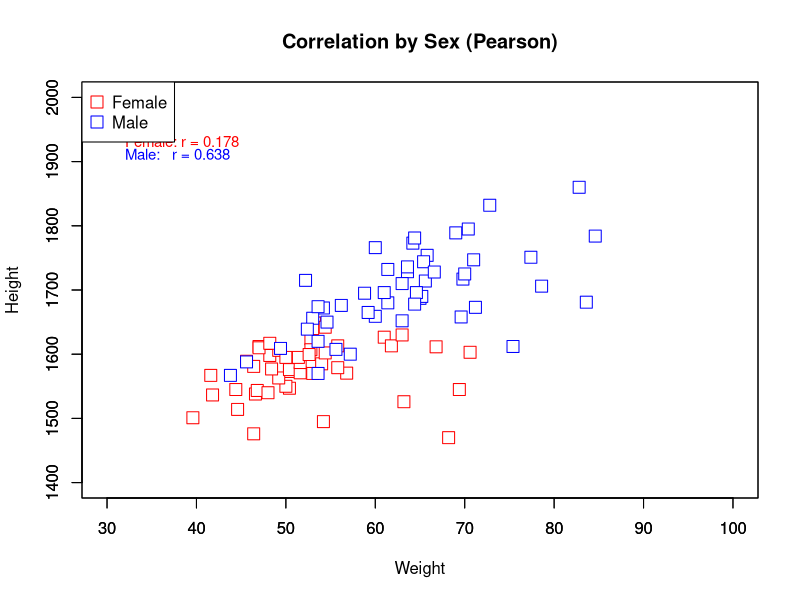

Source code (R):
# ---------------------------------------------------------
# 14-2A：男女別にピアソン相関係数を求め、図に書き込む（提出用）
# ---------------------------------------------------------

# CSV 読み込み
Body <- read.table("SampleData03_forR2.csv", header=TRUE, sep=",")

pdf("Class7_rp14-2A_YY.pdf", width=7, height=7)

# 性別で分割
Body_F <- subset(Body, Sex == "F")
Body_M <- subset(Body, Sex == "M")

# ---------------------------------------------------------
# ★ 女性データの散布図（白抜き四角）
# ---------------------------------------------------------
plot(Body_F[,7], Body_F[,8],
     xlab="Weight", ylab="Height",
     xlim=c(30,100), ylim=c(1400,2000),
     pch=22, col="red", bg="white", cex=1.8,
     main="Correlation by Sex (Pearson)")

# 女性のピアソン相関係数
Body_F_cor <- cor.test(Body_F[,7], Body_F[,8], method="pearson")
r_F <- Body_F_cor$estimate

# 女性の相関係数を左上より少し下に表示
text(32, 1940,
     sprintf("Female: r = %.3f", r_F),
     col="red", cex=0.9, adj=c(0,1))

# ---------------------------------------------------------
# ★ 男性データを重ね描き（白抜き四角）
# ---------------------------------------------------------
par(new=TRUE)

plot(Body_M[,7], Body_M[,8],
     xlab="", ylab="",
     xlim=c(30,100), ylim=c(1400,2000),
     pch=22, col="blue", bg="white", cex=1.8)

# 男性のピアソン相関係数
Body_M_cor <- cor.test(Body_M[,7], Body_M[,8], method="pearson")
r_M <- Body_M_cor$estimate

# 男性の相関係数をさらに下に表示（重ならない位置）
text(32, 1920,
     sprintf("Male:   r = %.3f", r_M),
     col="blue", cex=0.9, adj=c(0,1))

# ---------------------------------------------------------
# ★ 凡例
# ---------------------------------------------------------
legend("topleft",
       legend=c("Female", "Male"),
       col=c("red", "blue"),
       pch=22,
       pt.bg="white",
       pt.cex=1.8)
       dev.off()
